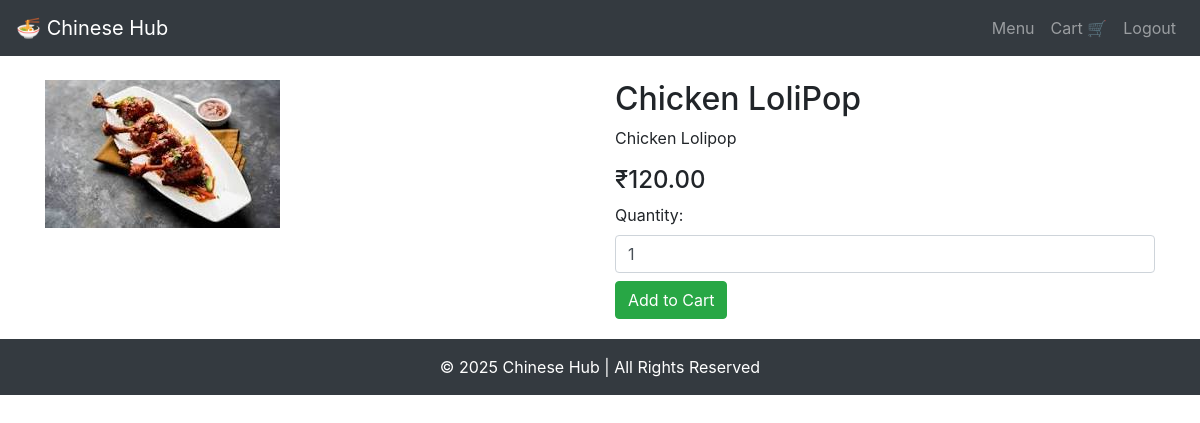
Page /dish/3/ on the committed database.
### shop/models.py (models this page shows, shortened)
class MenuItem(models.Model):
    name = models.CharField(max_length=100, verbose_name="Dish Name")
    description = models.TextField(blank=True, null=True, verbose_name="Description")
    price = models.DecimalField(max_digits=6, decimal_places=2, verbose_name="Price")
    image = models.ImageField(upload_to='menu_images/', blank=True, null=True, verbose_name="Dish Image")
    available = models.BooleanField(default=True, verbose_name="Available")
    category_choices = [
        ('Starters', 'Starters'),
        ('Main Course', 'Main Course'),
        ('Drinks', 'Drinks'),
        ('Desserts', 'Desserts'),
    ]
    category = models.CharField(max_length=20, choices=category_choices)

### shop/views.py (the view)
# urls.py: path('dish/<int:id>/', views.dish_detail, name='dish_detail'),
def dish_detail(request, id):
    dish = get_object_or_404(MenuItem, id=id)
    return render(request, 'dish_detail.html', {'dish': dish})

### shop/templates/dish_detail.html (shortened to what this page needs)
{% extends 'base.html' %}
{% block content %}
<div class="row">
    <div class="col-md-6">
        <img src="{{ dish.image.url }}" class="img-fluid" alt="{{ dish.name }}">
    </div>
    <div class="col-md-6">
        <h2>{{ dish.name }}</h2>
        <p>{{ dish.description }}</p>
        <h4>₹{{ dish.price }}</h4>
        <form method="POST" action="{% url 'add_to_cart' dish.id %}">
            <label>Quantity:</label>
            <input type="number" name="quantity" value="1" min="1" class="form-control mb-2" />
            <button type="submit" class="btn btn-success">Add to Cart</button>
        </form>
    </div>
</div>
{% endblock %}

### static/style.css (style rules this page uses)
body { background-color: #f8f9fa; }

### rows in the picture
MenuItem: image (picture), name "Chicken LoliPop", description "Chicken Lolipop", price "120.00"
